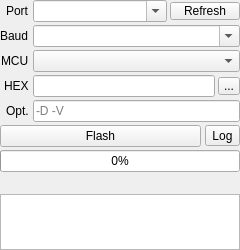
<?xml version="1.0" encoding="UTF-8"?>
<ui version="4.0">
 <class>Stk500Flasher</class>
 <widget class="QWidget" name="Stk500Flasher">
  <property name="geometry">
   <rect>
    <x>0</x>
    <y>0</y>
    <width>240</width>
    <height>250</height>
   </rect>
  </property>
  <property name="sizePolicy">
   <sizepolicy hsizetype="Preferred" vsizetype="Preferred">
    <horstretch>0</horstretch>
    <verstretch>0</verstretch>
   </sizepolicy>
  </property>
  <property name="minimumSize">
   <size>
    <width>150</width>
    <height>0</height>
   </size>
  </property>
  <property name="windowTitle">
   <string>STK500 Flasher</string>
  </property>
  <layout class="QVBoxLayout" name="mainLayout">
   <property name="leftMargin">
    <number>0</number>
   </property>
   <property name="topMargin">
    <number>0</number>
   </property>
   <property name="rightMargin">
    <number>0</number>
   </property>
   <property name="bottomMargin">
    <number>0</number>
   </property>
   <property name="spacing">
    <number>3</number>
   </property>
   <item>
    <layout class="QFormLayout" name="formLayout">
     <property name="labelAlignment">
      <set>Qt::AlignRight|Qt::AlignTrailing|Qt::AlignVCenter</set>
     </property>
     <property name="horizontalSpacing">
      <number>4</number>
     </property>
     <property name="verticalSpacing">
      <number>3</number>
     </property>
     <property name="fieldGrowthPolicy">
      <enum>QFormLayout::AllNonFixedFieldsGrow</enum>
     </property>
     <item row="0" column="0">
      <widget class="QLabel" name="lblPort">
       <property name="text">
        <string>Port</string>
       </property>
      </widget>
     </item>
     <item row="0" column="1">
      <layout class="QHBoxLayout" name="layPort">
       <property name="spacing">
        <number>3</number>
       </property>
       <item>
        <widget class="QComboBox" name="cmbPort">
         <property name="minimumSize">
          <size>
           <width>40</width>
           <height>0</height>
          </size>
         </property>
         <property name="toolTip">
          <string>Serial port of the board. Defaults to the port selected in Candle settings.</string>
         </property>
         <property name="editable">
          <bool>true</bool>
         </property>
        </widget>
       </item>
       <item>
        <widget class="QToolButton" name="btnRefresh">
         <property name="minimumSize">
          <size>
           <width>70</width>
           <height>18</height>
          </size>
         </property>
         <property name="maximumSize">
          <size>
           <width>22</width>
           <height>18</height>
          </size>
         </property>
         <property name="toolTip">
          <string>Rescan available serial ports</string>
         </property>
         <property name="text">
          <string>Refresh</string>
         </property>
        </widget>
       </item>
      </layout>
     </item>
     <item row="1" column="0">
      <widget class="QLabel" name="lblBaud">
       <property name="text">
        <string>Baud</string>
       </property>
      </widget>
     </item>
     <item row="1" column="1">
      <widget class="QComboBox" name="cmbBaud">
       <property name="minimumSize">
        <size>
         <width>45</width>
         <height>0</height>
        </size>
       </property>
       <property name="toolTip">
        <string>Bootloader baud rate: Uno/Nano (Optiboot) 115200, old boards 57600/19200. Flashing always uses the STK500 v1 protocol.</string>
       </property>
       <property name="editable">
        <bool>true</bool>
       </property>
      </widget>
     </item>
     <item row="2" column="0">
      <widget class="QLabel" name="lblMcu">
       <property name="text">
        <string>MCU</string>
       </property>
      </widget>
     </item>
     <item row="2" column="1">
      <widget class="QComboBox" name="cmbMcu">
       <property name="minimumSize">
        <size>
         <width>60</width>
         <height>0</height>
        </size>
       </property>
       <property name="toolTip">
        <string>Target controller (avrdude -p): m328p = Uno/Nano/GRBL, m1284p = Sanguino</string>
       </property>
      </widget>
     </item>
     <item row="3" column="0">
      <widget class="QLabel" name="lblHex">
       <property name="text">
        <string>HEX</string>
       </property>
      </widget>
     </item>
     <item row="3" column="1">
      <layout class="QHBoxLayout" name="layHex">
       <property name="spacing">
        <number>3</number>
       </property>
       <item>
        <widget class="QLineEdit" name="txtHex">
         <property name="minimumSize">
          <size>
           <width>40</width>
           <height>0</height>
          </size>
         </property>
         <property name="toolTip">
          <string>Firmware file (Intel HEX)</string>
         </property>
        </widget>
       </item>
       <item>
        <widget class="QToolButton" name="btnBrowse">
         <property name="minimumSize">
          <size>
           <width>22</width>
           <height>18</height>
          </size>
         </property>
         <property name="maximumSize">
          <size>
           <width>22</width>
           <height>18</height>
          </size>
         </property>
         <property name="toolTip">
          <string>Select firmware HEX file</string>
         </property>
         <property name="text">
          <string>...</string>
         </property>
        </widget>
       </item>
      </layout>
     </item>
     <item row="4" column="0">
      <widget class="QLabel" name="lblOptions">
       <property name="text">
        <string>Opt.</string>
       </property>
       <property name="toolTip">
        <string>Additional avrdude options, space separated (e.g. -D or -V)</string>
       </property>
      </widget>
     </item>
     <item row="4" column="1">
      <widget class="QLineEdit" name="txtExtra">
       <property name="minimumSize">
        <size>
         <width>40</width>
         <height>0</height>
        </size>
       </property>
       <property name="toolTip">
        <string>Additional avrdude options, space separated (e.g. -D or -V)</string>
       </property>
       <property name="placeholderText">
        <string>-D -V</string>
       </property>
      </widget>
     </item>
    </layout>
   </item>
   <item>
    <layout class="QHBoxLayout" name="layButtons">
     <property name="spacing">
      <number>4</number>
     </property>
     <item>
      <widget class="QPushButton" name="cmdFlash">
       <property name="minimumSize">
        <size>
         <width>70</width>
         <height>0</height>
        </size>
       </property>
       <property name="toolTip">
        <string>Flash the firmware. While flashing, this button turns into Stop.</string>
       </property>
       <property name="text">
        <string>Flash</string>
       </property>
      </widget>
     </item>
     <item>
      <widget class="QToolButton" name="btnLog">
       <property name="minimumSize">
        <size>
         <width>34</width>
         <height>0</height>
        </size>
       </property>
       <property name="toolTip">
        <string>Show/hide avrdude output log</string>
       </property>
       <property name="text">
        <string>Log</string>
       </property>
       <property name="checkable">
        <bool>true</bool>
       </property>
      </widget>
     </item>
    </layout>
   </item>
   <item>
    <widget class="QProgressBar" name="prgFlash">
     <property name="maximum">
      <number>100</number>
     </property>
     <property name="value">
      <number>0</number>
     </property>
     <property name="textVisible">
      <bool>true</bool>
     </property>
    </widget>
   </item>
   <item>
    <widget class="QLabel" name="lblStatus">
     <property name="minimumSize">
      <size>
       <width>0</width>
       <height>16</height>
      </size>
     </property>
     <property name="maximumSize">
      <size>
       <width>16777215</width>
       <height>18</height>
      </size>
     </property>
     <property name="text">
      <string/>
     </property>
     <property name="wordWrap">
      <bool>false</bool>
     </property>
    </widget>
   </item>
   <item>
    <widget class="QPlainTextEdit" name="txtLog">
     <property name="minimumSize">
      <size>
       <width>0</width>
       <height>28</height>
      </size>
     </property>
     <property name="maximumSize">
      <size>
       <width>16777215</width>
       <height>72</height>
      </size>
     </property>
     <property name="sizePolicy">
      <sizepolicy hsizetype="Expanding" vsizetype="Expanding">
       <horstretch>0</horstretch>
       <verstretch>1</verstretch>
      </sizepolicy>
     </property>
     <property name="readOnly">
      <bool>true</bool>
     </property>
     <property name="maximumBlockCount">
      <number>500</number>
     </property>
    </widget>
   </item>
  </layout>
 </widget>
 <resources/>
 <connections/>
</ui>
